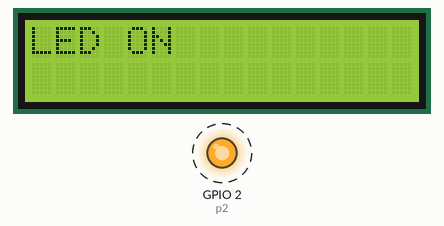
A program run on a simulated ESP8266 board running MicroPython. Shown: 16×2 character LCD, output pins drawn as LEDs (lit = HIGH). Dashed ring = blinking.

Above: at 0.1 s.
At 1.1 s:
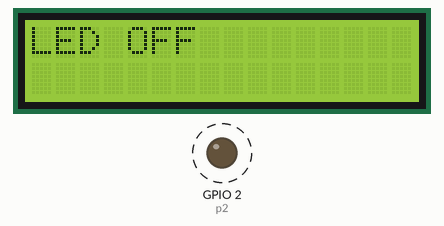
Timing chart, 0 to 40.0 s (numbered marks = the images above):
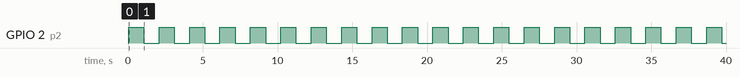

The program:

main.py
```python
from machine import I2C, Pin
from esp8266_i2c_lcd import I2cLcd
from time import sleep

p2 = Pin(2, Pin.OUT)
i2c = I2C(scl=Pin(5), sda=Pin(4), freq=400000)
lcd = I2cLcd(i2c, 0x20, 2, 16)

while True:
    p2.value(1)
    lcd.putstr("LED ON")
    sleep(1)
    lcd.clear()

    p2.value(0)
    lcd.putstr("LED OFF")
    sleep(1)
    lcd.clear()
```

Measured:
- by itself, GPIO 2 (p2): alternates HIGH for 1.0 s and LOW for 1.0 s
- what the display in image 0 shows lasts 1.0 s, from 0.1 s to 1.1 s
